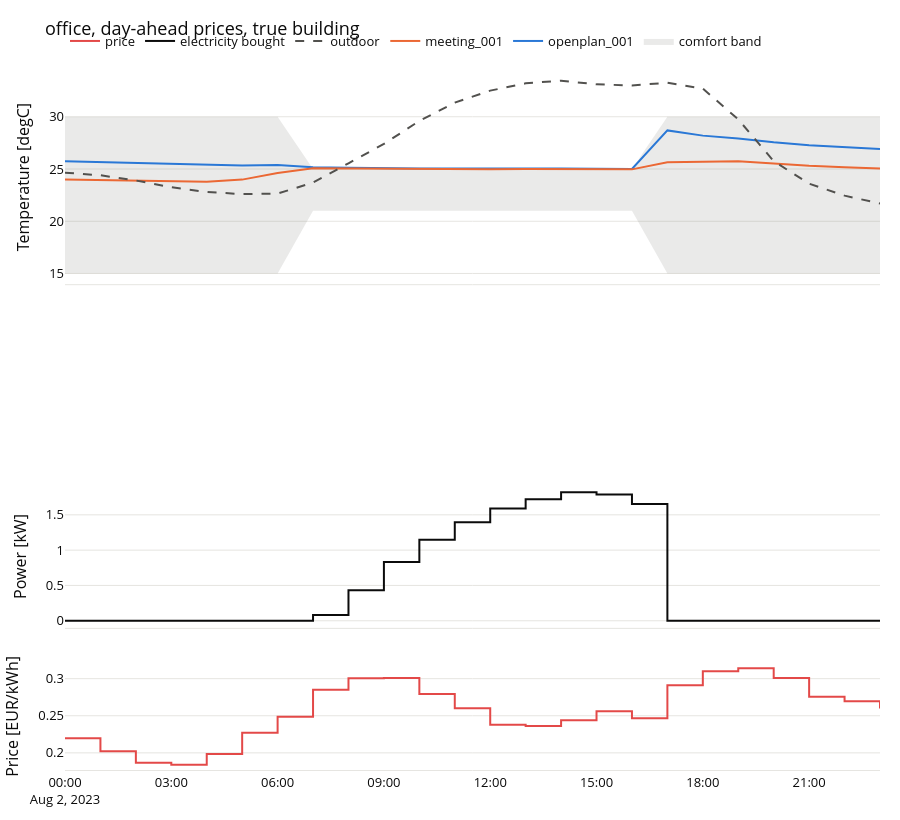

The notebook cell saved with this chart:
### Markdown cell above
## 3. The closed loop: the MPC against no cooling

The true office (perturbed envelope, noisy sensors) over one working day with moving horizon estimation, against
the office without cooling: the closed-loop model of the YAML has the thermostats of the heating only, so in
summer it free floats. Its "cost" is the comfort it loses.

### Code cell
loops = {}
for price in _office.PRICES:
    loops[f"MPC | {price}"] = _office.cached(price=price, days=_office.DAYS)
loops["no cooling"] = _office.reference("flat")
display(kpi_table(loops, ("total_cost", "energy_kwh", "comfort_violation_kh", "max_violation", "peak_power_kw")))
display(plot_closed_loop(loops["MPC | day-ahead"], "office, day-ahead prices, true building"))
